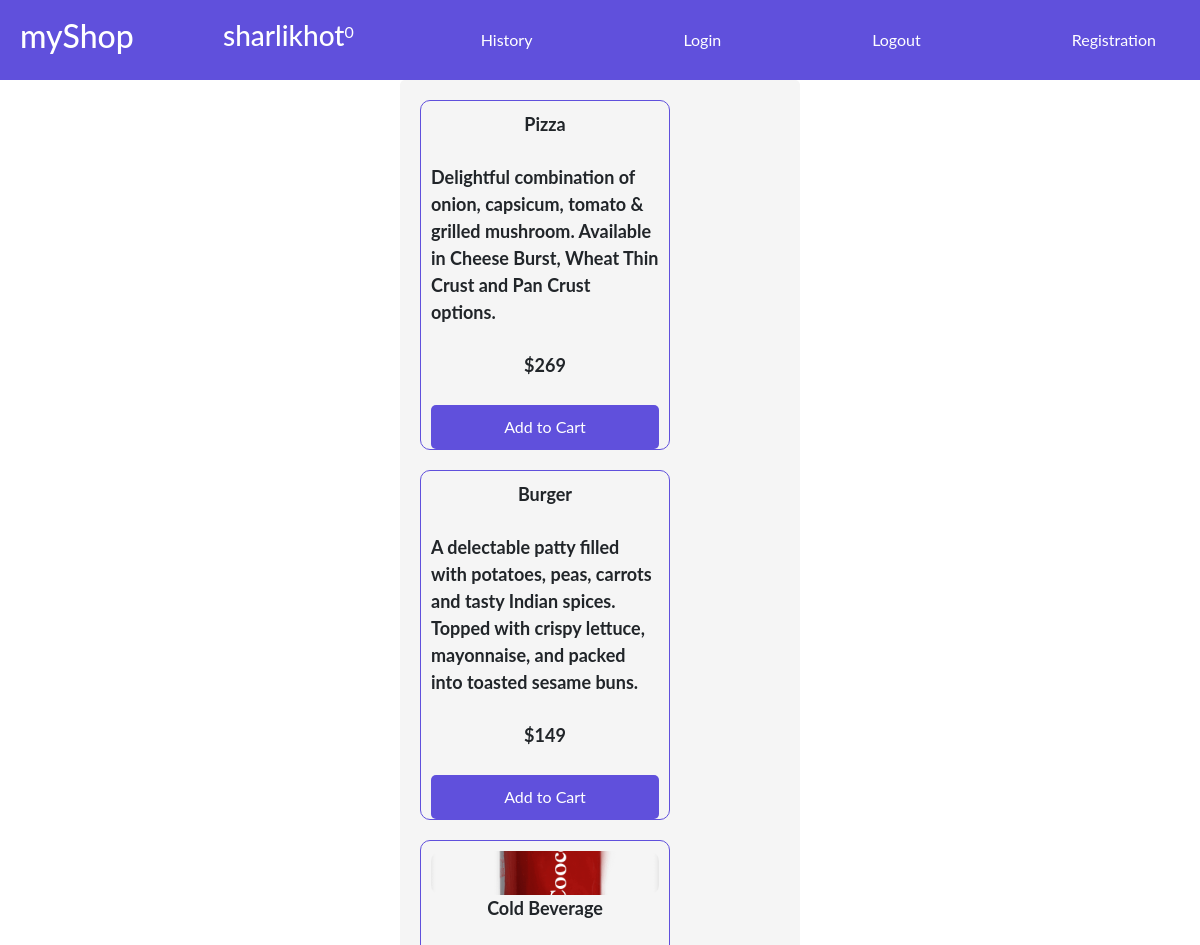
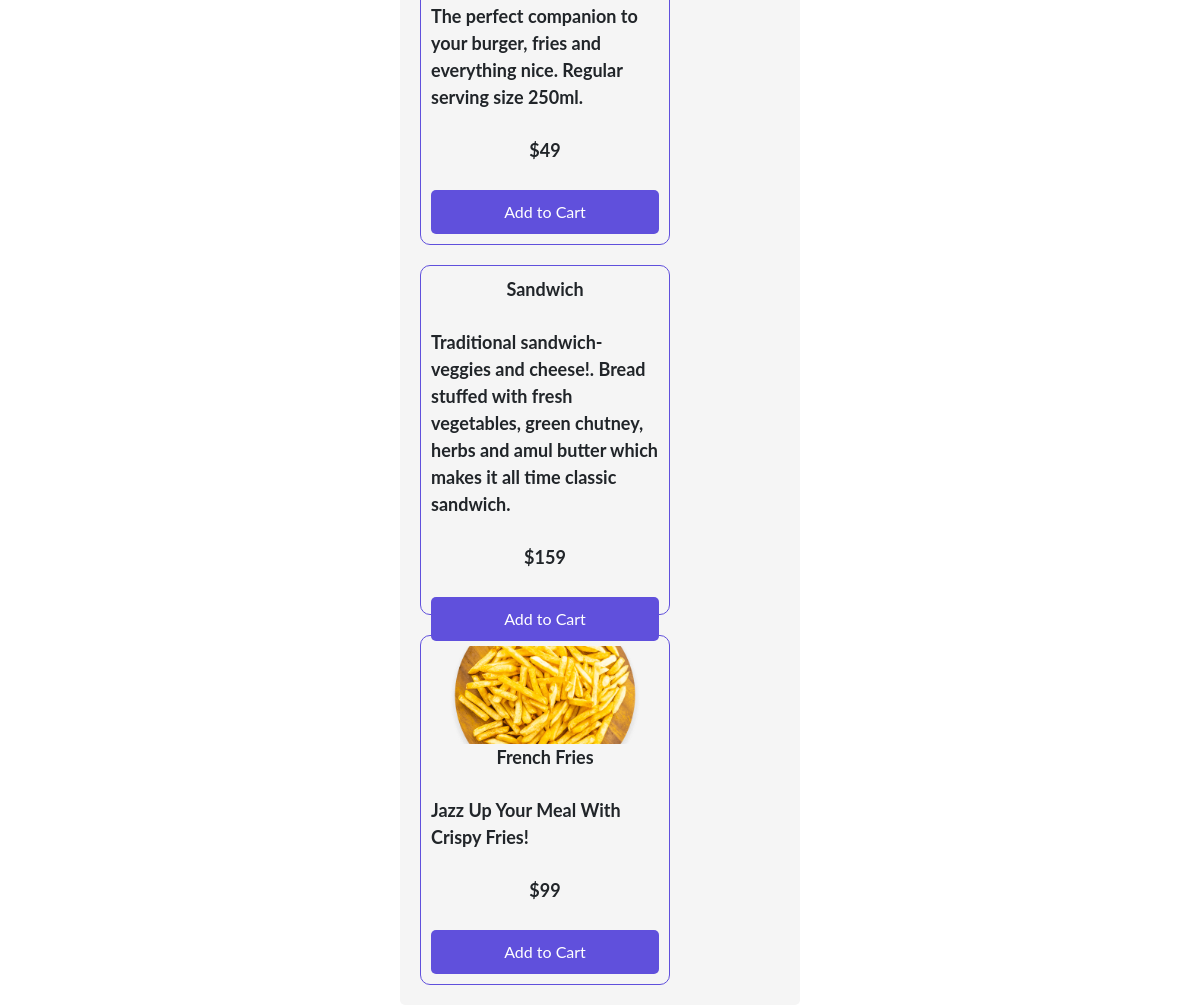
/ (signed in), run on the app's committed database (2 pictures, top to bottom).
### store/models.py (models this page shows, shortened)
class Cart(models.Model):
    id = models.UUIDField(default=uuid.uuid4, primary_key=True)
    user = models.ForeignKey(User, on_delete=models.CASCADE)
    completed = models.BooleanField(default=False)
    @property
    def num_of_items(self):
        quantity = sum([item.quantity for item in self.cartitems.all()])
        return quantity

class Product(models.Model):
    name = models.CharField(max_length=50)
    description = models.CharField(max_length=255, default='')
    price = models.IntegerField()
    picture = models.ImageField(upload_to="img", default="")

### store/views.py (the view)
# urls.py: path("", views.index, name="index"),
def index(request):
    products = Product.objects.all()
    cart = None
    if request.user.is_authenticated:
        cart, _ = Cart.objects.get_or_create(user=request.user, completed=False)
    context = {"products": products, "cart": cart}
    return render(request, "index.html", context)

### store/templates/index.html
{% extends 'base.html' %}
{% block content %}
<div class="container">
    {% for product in products %}
    <div class="productContainer">
        <div class="thumbnail">
            <img src="{{ product.picture.url }}" alt="{{ product.name }}">
        </div>
        <div class="action">
            <p>{{ product.name }}</p>
            <p>{{ product.description }}</p>
            <p>${{ product.price }}</p>
            <button value="{{ product.id }}">Add to Cart</button>
        </div>
    </div>
    {% endfor %}
</div>
{% endblock content %}

### store/templates/base.html (shortened to what this page needs)
{% load static %}
<!DOCTYPE html>
<html lang="en">
<head>
    <link href="https://cdn.jsdelivr.net/npm/bootstrap@5.0.2/dist/css/bootstrap.min.css" rel="stylesheet">
    <link rel="stylesheet" href="{% static 'css/style.css' %}">
</head>
<body>
    <nav>
        <div class="logo">
            <a href="{% url 'index' %}"><h2>myShop</h2></a>
        </div>
        <div class="cart">
            <h3>{{ request.user.username }}</h3>
            <a href="{% url 'cart' %}" style="color:white; text-decoration:none">
                <div class="cart-container">
                    <div class="cartitems"><p id="num_of_items">{{ cart.num_of_items }}</p></div>
                </div>
            </a>
        </div>
        <div class="nav-item mx-2">
            <a href="{% url 'content' %}" class="nav-link text-white">History</a>
        </div>
        <div class="nav-item mx-2">
            <a href="{% url 'login' %}" class="nav-link text-white">Login</a>
        </div>
        <div class="nav-item mx-2">
            <a href="{% url 'logout' %}" class="nav-link text-white">Logout</a>
        </div>
        <div class="nav-item mx-2">
            <a href="{% url 'customerregistration' %}" class="nav-link text-white">Registration</a>
        </div>
    </nav>
    {% block content %}
    {% endblock content %}
</body>
</html>

### store/static/css/style.css (style rules this page uses)
* { padding: 0px; margin:0px; box-sizing: border-box; font-family: 'Lato', sans-serif; }
nav { background-color: #6050DC; color: white; height: 80px; padding: 0 20px; display: flex; align-items: center; justify-content: space-between; }
.logo { width: 100px; height: 60px; display: flex; align-items: center; }
.cart { display: flex; align-items: center; justify-content: space-between; }
.container { width: 90%; margin: auto; margin-top: 20px; display: flex; flex-wrap: wrap; gap: 20px; }
.productContainer { width: 250px; height: 350px; border: 1px solid #6050DC; border-radius: 10px; display: flex; flex-direction: column; align-items: center; justify-content: space-between; padding: 10px; }
.thumbnail { width: 100%; height: 150px; border-radius: 10px; overflow: hidden; }
.thumbnail img { width: 100%; height: 100%; object-fit: cover; }
.action { width: 100%; display: flex; flex-direction: column; align-items: center; gap: 10px; }
.action p { font-size: 18px; font-weight: bold; }
.productContainer button { background-color: #6050DC; color: white; border: none; padding: 10px; font-size: 16px; cursor: pointer; border-radius: 5px; width: 100%; }
.container { width: 90%; max-width: 400px; margin: 0 auto; padding: 20px; background-color: #f5f5f5; border-radius: 5px; }

### store/templates/base.html (style rules this page uses)
a { color: white; text-decoration: none; }

### data on the page
Cart: num_of_items "0"
Product: name "Pizza", description "Delightful combination of onion, capsicum, tomato & grilled mushroom. Available in Cheese Burst, Wheat Thin Crust and Pan Crust options.", price "269", {{ product.id }} 1 (drawn)
Product: name "Burger", description "A delectable patty filled with potatoes, peas, carrots and tasty Indian spices. Topped with crispy lettuce, mayonnaise, and packed into toasted sesame buns.", price "149", {{ product.id }} 2 (drawn)
Product: picture (picture), name "Cold Beverage", description "The perfect companion to your burger, fries and everything nice. Regular serving size 250ml.", price "49", {{ product.id }} 3 (drawn)
Product: name "Sandwich", description "Traditional sandwich-veggies and cheese!. Bread stuffed with fresh vegetables, green chutney, herbs and amul butter which makes it all time classic sandwich.", price "159", {{ product.id }} 4 (drawn)
Product: picture (picture), name "French Fries", description "Jazz Up Your Meal With Crispy Fries!", price "99", {{ product.id }} 5 (drawn)

### other printed values
{{ request.user.username }} "sharlikhot"
